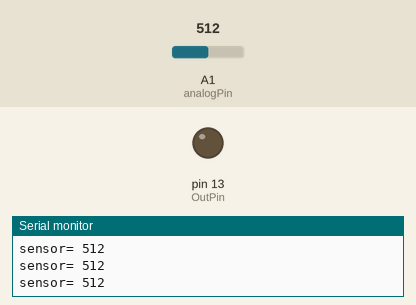
This sketch was run on a simulated Arduino Uno, built with avr-gcc and run on an emulated ATmega328P. Shown: output pins drawn as LEDs (lit = HIGH), the last lines printed to the serial monitor. Inputs (shaded band) come from the test bench; at power-on: A1 (analogPin) = 512.

Above: at 1.2 s.
1.3 s: A1 (analogPin) set to 891
2.8 s: A1 (analogPin) set to 915
At 3.6 s:
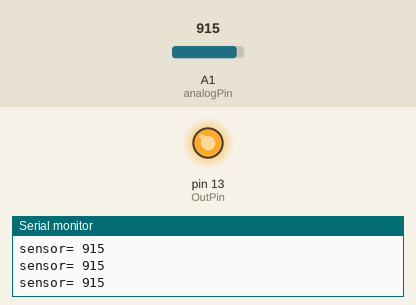
4.3 s: A1 (analogPin) set to 900
At 5.0 s:
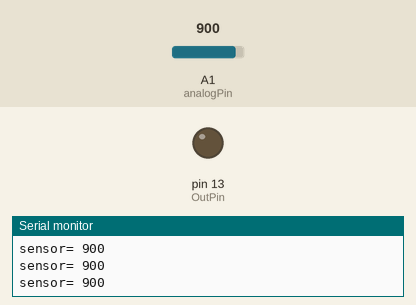
5.8 s: A1 (analogPin) set to 1023
At 6.3 s:
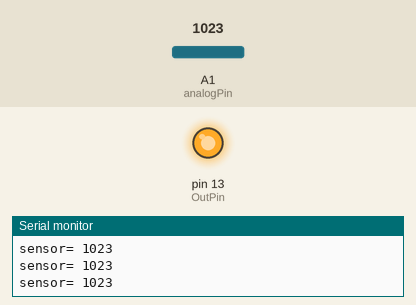
Timing chart, 0 to 8.3 s (numbered marks = the images above; inputs shaded):
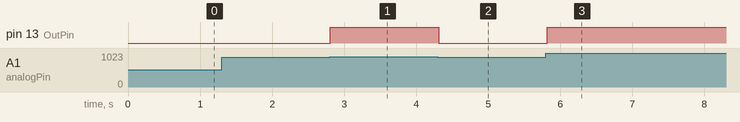

Measured:
- the behaviour switches between 900 and 901 on A1 (analogPin) (found by bisection; images 0 and 1)
- after the input at 2.8 s, pin 13 (OutPin): LOW → HIGH at once
- after the input at 4.3 s, pin 13 (OutPin): HIGH → LOW at once
- after the input at 5.8 s, pin 13 (OutPin): LOW → HIGH at once

The sketch:

codigo.ino
```cpp
const int analogPin = A1;
const int OutPin = 13;
int sensorValue = 0;

void setup() {
  Serial.begin(9600);
  pinMode(OutPin,OUTPUT);
}

void loop() {
  sensorValue = analogRead(analogPin);
  if(sensorValue>900){
    digitalWrite(OutPin,HIGH);
    }
    else
    {
    digitalWrite(OutPin,LOW);
      }
      Serial.print("sensor= ");
      Serial.println(sensorValue);
      delay(100);
}
```
